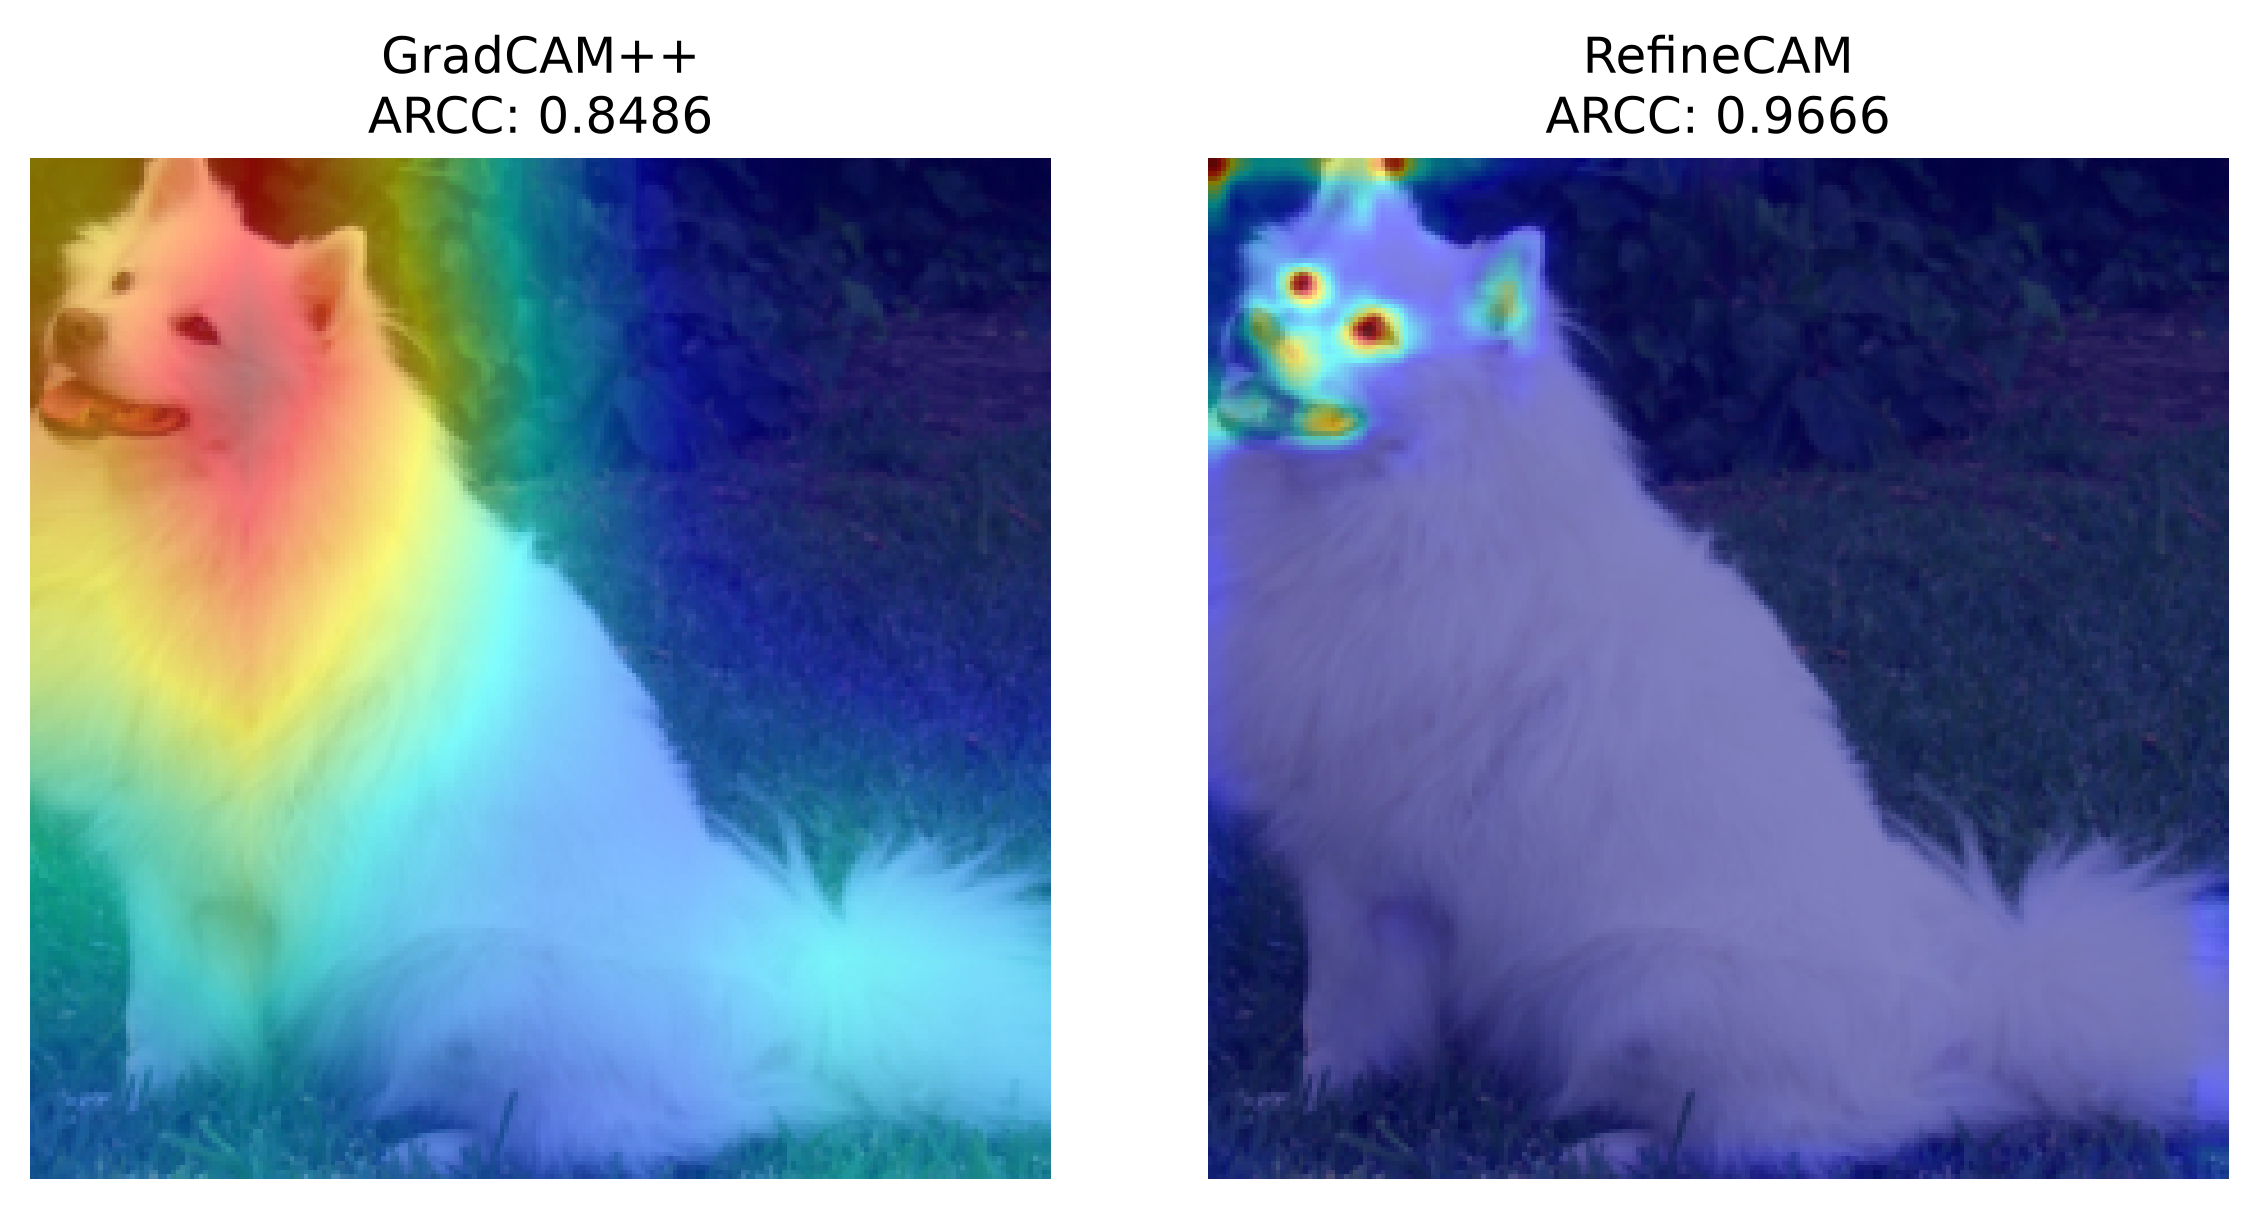

Here is the Python script that generated this plot:
from io import BytesIO
from urllib.request import urlopen

import matplotlib.pyplot as plt
import numpy as np
from PIL import Image
from pytorch_grad_cam import GradCAMPlusPlus, RefineCAM
from pytorch_grad_cam.metrics.arcc import ARCC
from pytorch_grad_cam.utils.image import show_cam_on_image
from pytorch_grad_cam.utils.model_targets import ClassifierOutputTarget
from torchvision.models import ResNet18_Weights, resnet18
from torchvision.transforms import CenterCrop, Compose, Resize

# Model and image setup
model = resnet18(weights=ResNet18_Weights.DEFAULT).eval()

url = "https://github.com/pytorch/hub/raw/master/images/dog.jpg"
image = Image.open(BytesIO(urlopen(url).read())).convert("RGB")

input_tensor = ResNet18_Weights.DEFAULT.transforms()(image).unsqueeze(0)
rgb_img = np.asarray(Compose([Resize(256), CenterCrop(224)])(image)) / 255.0

predicted_class = [
    ClassifierOutputTarget(model(input_tensor).argmax(dim=1).item())
]  # Class 258: Samoyed dog

# Define and compute GradCAM++ and RefineCAM
gradcam = GradCAMPlusPlus(
    model=model,
    target_layers=[model.layer4[-1]],  # GradCAM++ uses a single layer
)
gradcam_result = gradcam(input_tensor, targets=predicted_class)

refinecam = RefineCAM(
    model=model,
    target_layers=[
        model.layer1[-1],  # RefineCAM uses multiple layers
        model.layer2[-1],  # and combines their outputs to produce
        model.layer3[-1],  # a refined attribution map.
        model.layer4[-1],
    ],
)
refinecam_result = refinecam(input_tensor, targets=predicted_class)

# Compute ARCC score on GradCAM++ and RefineCAM
gradcam_arcc = ARCC(base_method=gradcam)(
    input_tensor, gradcam_result, targets=predicted_class, model=model
)
refinecam_arcc = ARCC(base_method=refinecam)(
    input_tensor, refinecam_result, targets=predicted_class, model=model
)

# Visualize the results
fig, ax = plt.subplots(1, 2, figsize=(8, 4), dpi=300)
for a, cam, title, arcc in zip(
    ax,
    [gradcam_result, refinecam_result],
    ["GradCAM++", "RefineCAM"],
    [gradcam_arcc, refinecam_arcc],
):
    a.imshow(show_cam_on_image(rgb_img, cam.squeeze(), use_rgb=True))
    a.set_title(f"{title}\nARCC: {arcc.item():.4f}")
    a.axis("off")

plt.tight_layout()
plt.show()
